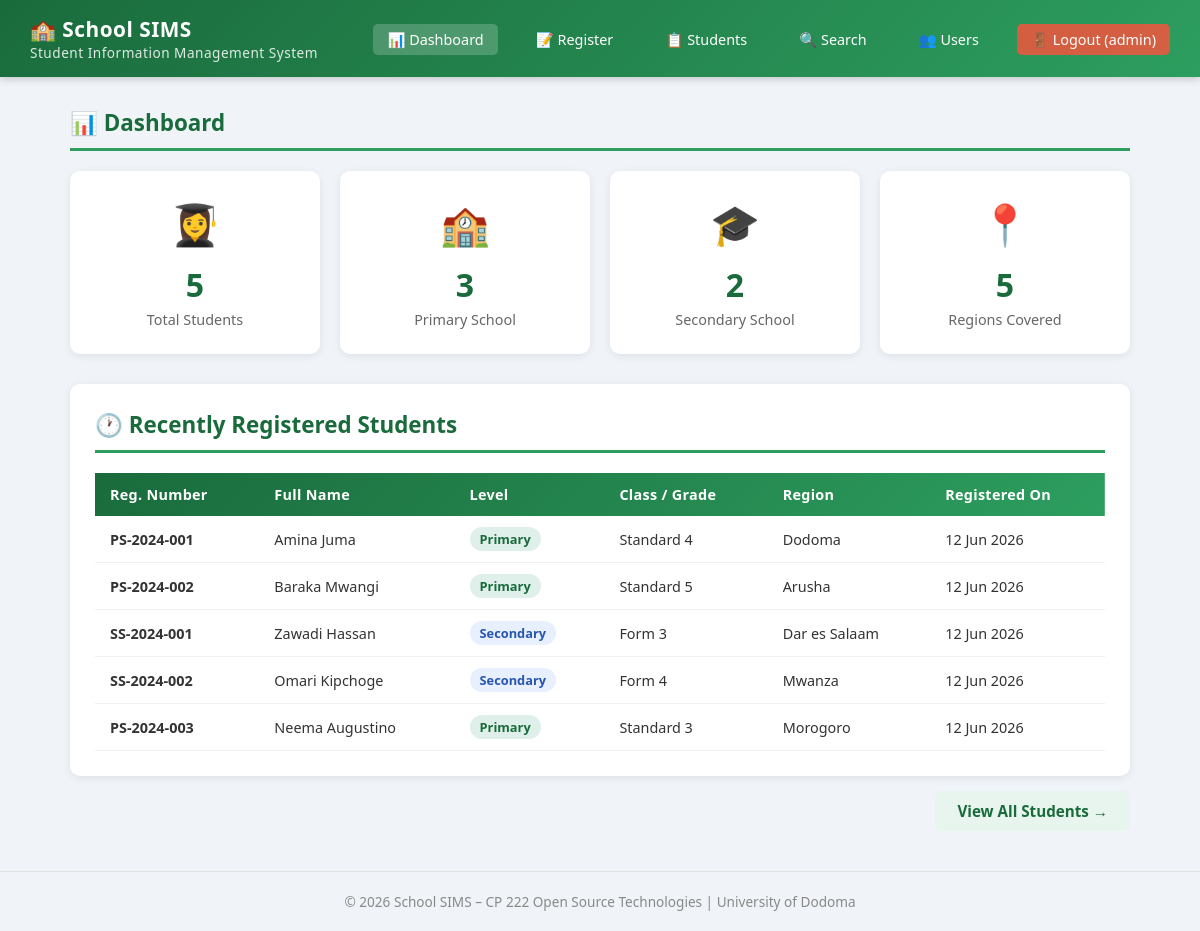
/index.php (signed in), run on the app's committed database.
### tables this page shows
CREATE TABLE IF NOT EXISTS students (
    id INT AUTO_INCREMENT PRIMARY KEY,
    reg_number VARCHAR(20) NOT NULL UNIQUE,
    first_name VARCHAR(50) NOT NULL,
    last_name VARCHAR(50) NOT NULL,
    gender ENUM('Male', 'Female') NOT NULL,
    date_of_birth DATE NOT NULL,
    school_level ENUM('Primary', 'Secondary') NOT NULL,
    class_grade VARCHAR(10) NOT NULL,
    region VARCHAR(50) NOT NULL,
    parent_name VARCHAR(100) NOT NULL,
    parent_phone VARCHAR(15) NOT NULL,
    registered_at TIMESTAMP DEFAULT CURRENT_TIMESTAMP
);

### index.php (the view, shortened to what this page needs)
<?php
require_once 'includes/db_connect.php';
$total_students   = mysqli_fetch_row(mysqli_query($conn, "SELECT COUNT(*) FROM students"))[0];
$primary_students = mysqli_fetch_row(mysqli_query($conn, "SELECT COUNT(*) FROM students WHERE school_level='Primary'"))[0];
$secondary_students = mysqli_fetch_row(mysqli_query($conn, "SELECT COUNT(*) FROM students WHERE school_level='Secondary'"))[0];
$total_regions    = mysqli_fetch_row(mysqli_query($conn, "SELECT COUNT(DISTINCT region) FROM students"))[0];
$recent = mysqli_query($conn, "SELECT * FROM students ORDER BY registered_at DESC LIMIT 5");
?>
<!DOCTYPE html>
<html lang="en">
<head>
    <link rel="stylesheet" href="css/style.css">
</head>
<body>
<?php include 'includes/navbar.php'; ?>
<div class="container">
    <h2 class="section-title">📊 Dashboard</h2>
    <div class="dashboard-cards">
        <div class="card">
            <div class="card-icon">👩‍🎓</div>
            <div class="card-number"><?php echo $total_students; ?></div>
            <div class="card-label">Total Students</div>
        </div>
        <div class="card">
            <div class="card-icon">🏫</div>
            <div class="card-number"><?php echo $primary_students; ?></div>
            <div class="card-label">Primary School</div>
        </div>
        <div class="card">
            <div class="card-icon">🎓</div>
            <div class="card-number"><?php echo $secondary_students; ?></div>
            <div class="card-label">Secondary School</div>
        </div>
        <div class="card">
            <div class="card-icon">📍</div>
            <div class="card-number"><?php echo $total_regions; ?></div>
            <div class="card-label">Regions Covered</div>
        </div>
    </div>
    <div class="table-box">
        <h3 class="section-title">🕐 Recently Registered Students</h3>
        <?php if (mysqli_num_rows($recent) > 0): ?>
        <table>
            <thead>
                <tr>
                    <th>Reg. Number</th>
                    <th>Full Name</th>
                    <th>Level</th>
                    <th>Class / Grade</th>
                    <th>Region</th>
                    <th>Registered On</th>
                </tr>
            </thead>
            <tbody>
            <?php while ($s = mysqli_fetch_assoc($recent)): ?>
                <tr>
                    <td><strong><?php echo htmlspecialchars($s['reg_number']); ?></strong></td>
                    <td><?php echo htmlspecialchars($s['first_name'] . ' ' . $s['last_name']); ?></td>
                    <td>
                        <span class="badge <?php echo $s['school_level'] === 'Primary' ? 'badge-primary' : 'badge-secondary'; ?>">
                            <?php echo $s['school_level']; ?>
                        </span>
                    </td>
                    <td><?php echo htmlspecialchars($s['class_grade']); ?></td>
                    <td><?php echo htmlspecialchars($s['region']); ?></td>
                    <td><?php echo date('d M Y', strtotime($s['registered_at'])); ?></td>
                </tr>
            <?php endwhile; ?>
            </tbody>
        </table>
        <?php endif; ?>
    </div>
    <div style="text-align:right; margin-top:15px;">
        <a href="students.php" class="btn btn-secondary">View All Students →</a>
    </div>
</div>
<footer>
    &copy; <?php echo date('Y'); ?> School SIMS – CP 222 Open Source Technologies | University of Dodoma
</footer>
</body>
</html>

### includes/navbar.php
<?php
$current_page = basename($_SERVER['PHP_SELF']);
?>
<div class="navbar">
    <div class="brand">
        🏫 School SIMS
        <span>Student Information Management System</span>
    </div>
    <nav>
        <a href="index.php"     class="<?php echo $current_page === 'index.php'    ? 'active' : ''; ?>">📊 Dashboard</a>
        <a href="register.php"  class="<?php echo $current_page === 'register.php' ? 'active' : ''; ?>">📝 Register</a>
        <a href="students.php"  class="<?php echo $current_page === 'students.php' ? 'active' : ''; ?>">📋 Students</a>
        <a href="search.php"    class="<?php echo $current_page === 'search.php'   ? 'active' : ''; ?>">🔍 Search</a>
        <?php if ($_SESSION['role'] === 'admin'): ?>
        <a href="users.php"     class="<?php echo $current_page === 'users.php'    ? 'active' : ''; ?>">👥 Users</a>
        <?php endif; ?>
        <a href="logout.php" class="logout-btn">🚪 Logout (<?php echo htmlspecialchars($_SESSION['username']); ?>)</a>
    </nav>
</div>

### css/style.css (style rules this page uses)
* { margin: 0; padding: 0; box-sizing: border-box; }
body { font-family: 'Segoe UI', Tahoma, Geneva, Verdana, sans-serif; background-color: #f0f4f8; color: #333; min-height: 100vh; }
.navbar { background: linear-gradient(135deg, #1a6b3c, #2d9e5f); color: white; padding: 15px 30px; display: flex; justify-content: space-between; align-items: center; box-shadow: 0 2px 8px rgba(0,0,0,0.2); position: sticky; top: 0; z-index: 100; }
.navbar .brand { font-size: 1.3rem; font-weight: 700; letter-spacing: 0.5px; }
.navbar .brand span { font-size: 0.85rem; font-weight: 400; display: block; opacity: 0.85; }
.navbar nav a { color: white; text-decoration: none; margin-left: 20px; padding: 6px 14px; border-radius: 5px; font-size: 0.9rem; transition: background 0.2s; }
.navbar nav a:hover, .navbar nav a.active { background: rgba(255,255,255,0.2); }
.navbar .logout-btn { background: rgba(255,80,60,0.8); padding: 6px 14px; border-radius: 5px; font-size: 0.9rem; transition: background 0.2s; }
.container { max-width: 1100px; margin: 30px auto; padding: 0 20px; }
.dashboard-cards { display: grid; grid-template-columns: repeat(auto-fit, minmax(200px, 1fr)); gap: 20px; margin-bottom: 30px; }
.card { background: white; border-radius: 10px; padding: 25px; text-align: center; box-shadow: 0 2px 8px rgba(0,0,0,0.08); transition: transform 0.2s, box-shadow 0.2s; }
.card .card-icon { font-size: 2.5rem; margin-bottom: 12px; }
.card .card-number { font-size: 2rem; font-weight: 700; color: #1a6b3c; }
.card .card-label { font-size: 0.9rem; color: #666; margin-top: 4px; }
.section-title { font-size: 1.4rem; font-weight: 700; color: #1a6b3c; margin-bottom: 20px; padding-bottom: 10px; border-bottom: 3px solid #2d9e5f; display: flex; align-items: center; gap: 10px; }
.btn { display: inline-block; padding: 10px 22px; border: none; border-radius: 6px; cursor: pointer; font-size: 0.95rem; font-weight: 600; text-decoration: none; transition: all 0.2s; }
.btn-secondary { background: #e8f5ef; color: #1a6b3c; }
.table-box { background: white; border-radius: 10px; padding: 25px; box-shadow: 0 2px 8px rgba(0,0,0,0.08); overflow-x: auto; }
table { width: 100%; border-collapse: collapse; font-size: 0.9rem; }
table thead { background: linear-gradient(135deg, #1a6b3c, #2d9e5f); color: white; }
table th { padding: 12px 15px; text-align: left; font-weight: 600; letter-spacing: 0.3px; }
table td { padding: 11px 15px; border-bottom: 1px solid #f0f0f0; vertical-align: middle; }
.badge { display: inline-block; padding: 3px 10px; border-radius: 20px; font-size: 0.8rem; font-weight: 600; }
.badge-primary { background: #dff0ea; color: #1a6b3c; }
.badge-secondary { background: #e8f0ff; color: #2855b0; }
footer { text-align: center; padding: 20px; color: #888; font-size: 0.85rem; margin-top: 40px; border-top: 1px solid #e0e0e0; }

### data on the page
students: reg_number "PS-2024-001", first_name+last_name "Amina Juma", school_level "Primary", class_grade "Standard 4", region "Dodoma", registered_at "12 Jun 2026"
students: reg_number "PS-2024-002", first_name+last_name "Baraka Mwangi", school_level "Primary", class_grade "Standard 5", region "Arusha", registered_at "12 Jun 2026"
students: reg_number "SS-2024-001", first_name+last_name "Zawadi Hassan", school_level "Secondary", class_grade "Form 3", region "Dar es Salaam", registered_at "12 Jun 2026"
students: reg_number "SS-2024-002", first_name+last_name "Omari Kipchoge", school_level "Secondary", class_grade "Form 4", region "Mwanza", registered_at "12 Jun 2026"
students: reg_number "PS-2024-003", first_name+last_name "Neema Augustino", school_level "Primary", class_grade "Standard 3", region "Morogoro", registered_at "12 Jun 2026"

### other printed values
$_SESSION['username'] "admin"
$total_students "5"
$primary_students "3"
$secondary_students "2"
$total_regions "5"
